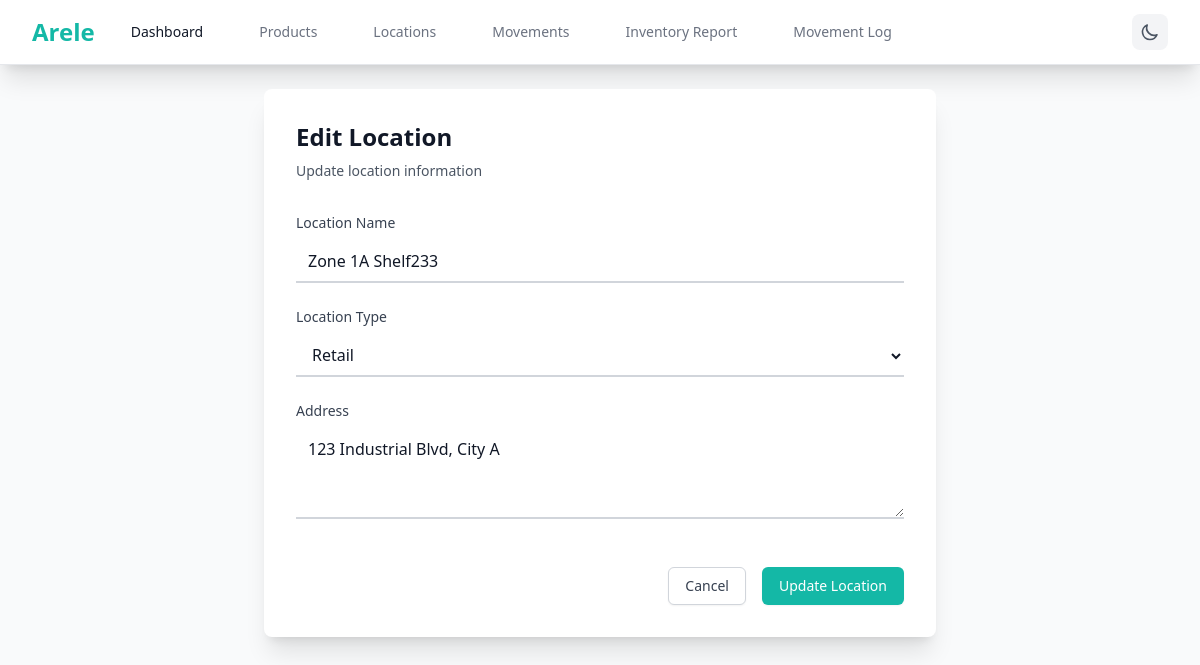
Screenshot of /locations/edit/d4dd0d79-624b-4345-b610-43d16feeaba7 with the database file from the repository.
### app.py (models this page shows)
class Location(db.Model):
    __tablename__ = 'locations'
    id = db.Column(db.String(36), primary_key=True, default=lambda: str(uuid.uuid4()))
    name = db.Column(db.String(100), nullable=False, unique=True)
    address = db.Column(db.Text, nullable=True)
    type = db.Column(db.String(50), nullable=False, default='Warehouse')

### app.py (the view, shortened to what this page needs)
@app.route('/locations/edit/<id>', methods=['GET', 'POST'])
def edit_location(id):
    location = Location.query.get_or_404(id)
    return render_template('edit_location.html', location=location)

### templates/edit_location.html (shortened to what this page needs)
{% extends "layout.html" %}
{% block content %}
<div class="max-w-2xl mx-auto">
    <div class="bg-white dark:bg-gray-800 shadow-xl rounded-lg p-8">
        <div class="mb-8">
            <h1 class="text-2xl font-bold text-gray-900 dark:text-white">Edit Location</h1>
            <p class="mt-2 text-sm text-gray-600 dark:text-gray-400">Update location information</p>
        </div>
        <form method="POST" class="space-y-6">
            <div>
                <label for="name" class="block text-sm font-medium text-gray-700 dark:text-gray-300 mb-2">Location Name</label>
                <input type="text" name="name" id="name" value="{{ location.name }}" required class="block w-full px-3 py-2 border-b-2 border-gray-300 dark:border-gray-600 bg-transparent text-gray-900 dark:text-white placeholder-gray-500 dark:placeholder-gray-400 focus:border-primary dark:focus:border-teal-400 focus:outline-none transition-colors duration-200" placeholder="Enter location name">
            </div>
            <div>
                <label for="type" class="block text-sm font-medium text-gray-700 dark:text-gray-300 mb-2">Location Type</label>
                <select name="type" id="type" required class="block w-full px-3 py-2 border-b-2 border-gray-300 dark:border-gray-600 bg-transparent text-gray-900 dark:text-white focus:border-primary dark:focus:border-teal-400 focus:outline-none transition-colors duration-200">
                    <option value="Retail" {% if location.type == 'Retail' %}selected{% endif %}>Retail</option>
                </select>
            </div>
            <div>
                <label for="address" class="block text-sm font-medium text-gray-700 dark:text-gray-300 mb-2">Address</label>
                <textarea name="address" id="address" rows="3" class="block w-full px-3 py-2 border-b-2 border-gray-300 dark:border-gray-600 bg-transparent text-gray-900 dark:text-white placeholder-gray-500 dark:placeholder-gray-400 focus:border-primary dark:focus:border-teal-400 focus:outline-none transition-colors duration-200" placeholder="Enter location address">{{ location.address or '' }}</textarea>
            </div>
            <div class="flex items-center justify-end space-x-4 pt-6">
                <a href="{{ url_for('locations') }}" class="inline-flex items-center px-4 py-2 border border-gray-300 dark:border-gray-600 rounded-md shadow-sm text-sm font-medium text-gray-700 dark:text-gray-300 bg-white dark:bg-gray-700 hover:bg-gray-50 dark:hover:bg-gray-600 focus:outline-none focus:ring-2 focus:ring-offset-2 focus:ring-primary dark:focus:ring-offset-gray-800 transition-colors duration-200">
                    Cancel
                </a>
                <button type="submit" class="inline-flex items-center px-4 py-2 border border-transparent rounded-md shadow-sm text-sm font-medium text-white bg-primary hover:bg-teal-600 focus:outline-none focus:ring-2 focus:ring-offset-2 focus:ring-primary dark:focus:ring-offset-gray-800 transition-colors duration-200">
                    Update Location
                </button>
            </div>
        </form>
    </div>
</div>
{% endblock %}

### rows the page displays
Location: name "Zone 1A Shelf233", type "Retail", address "123 Industrial Blvd, City A"
